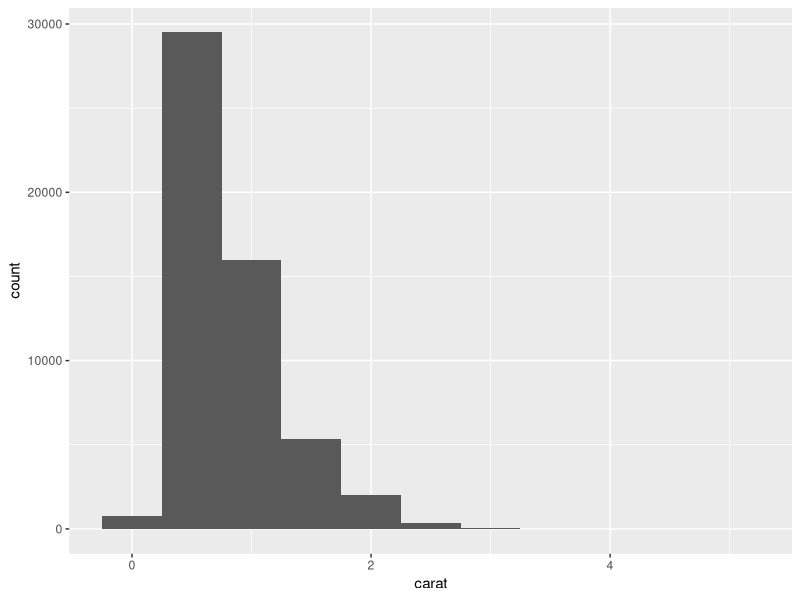
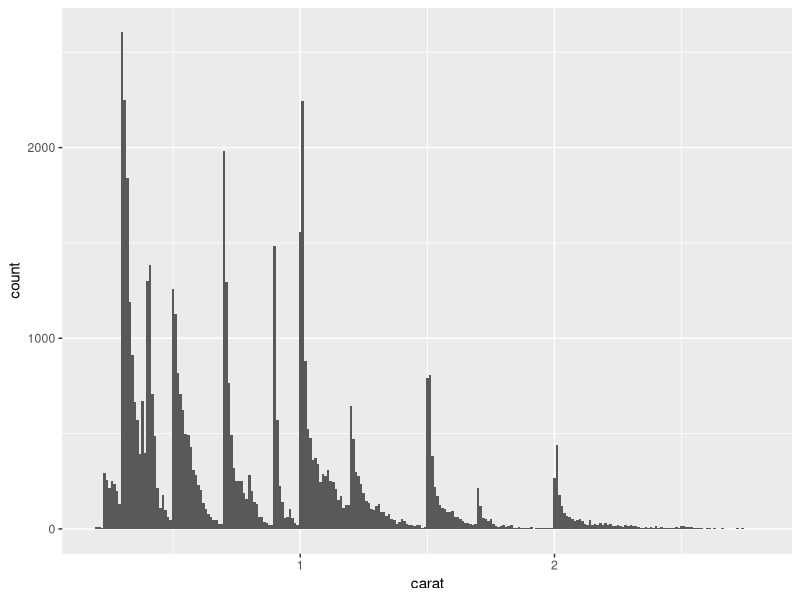
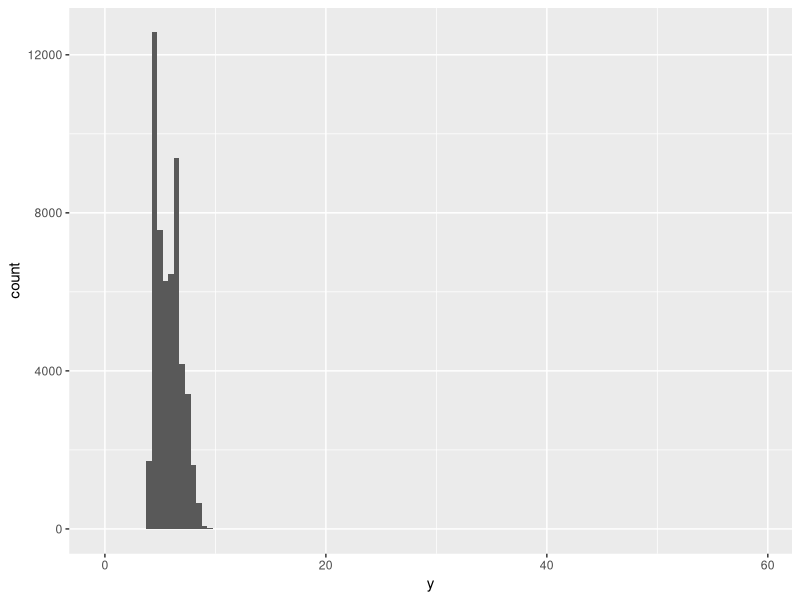
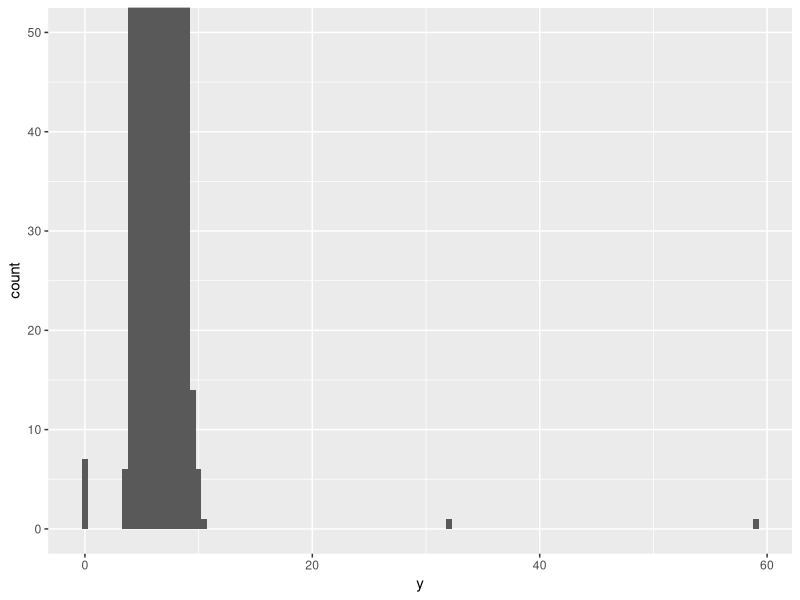
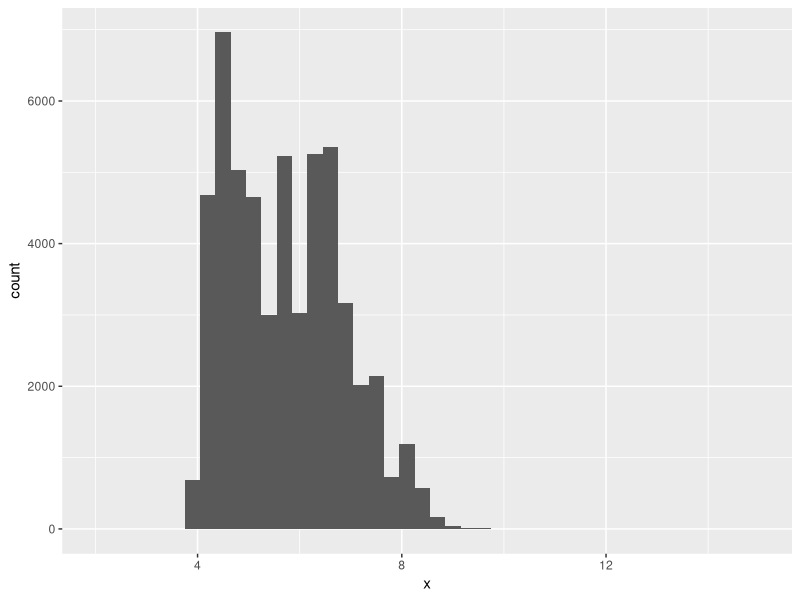
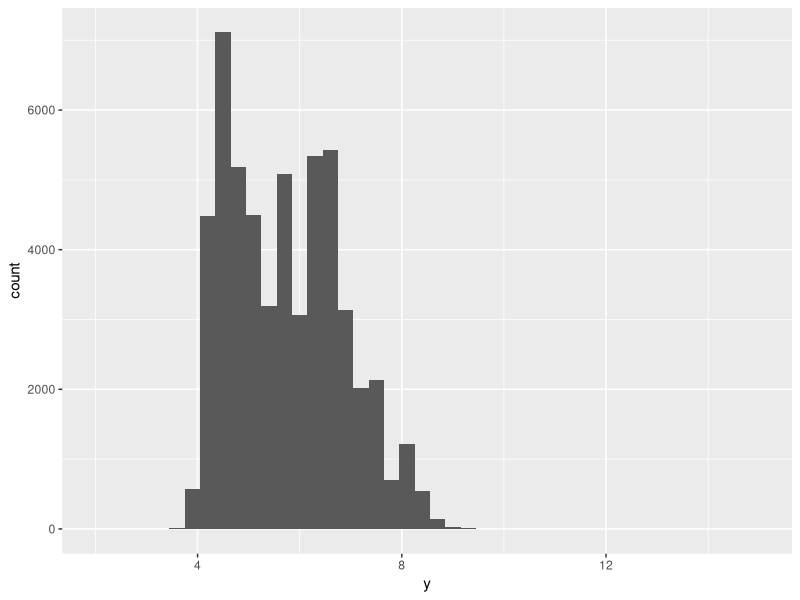
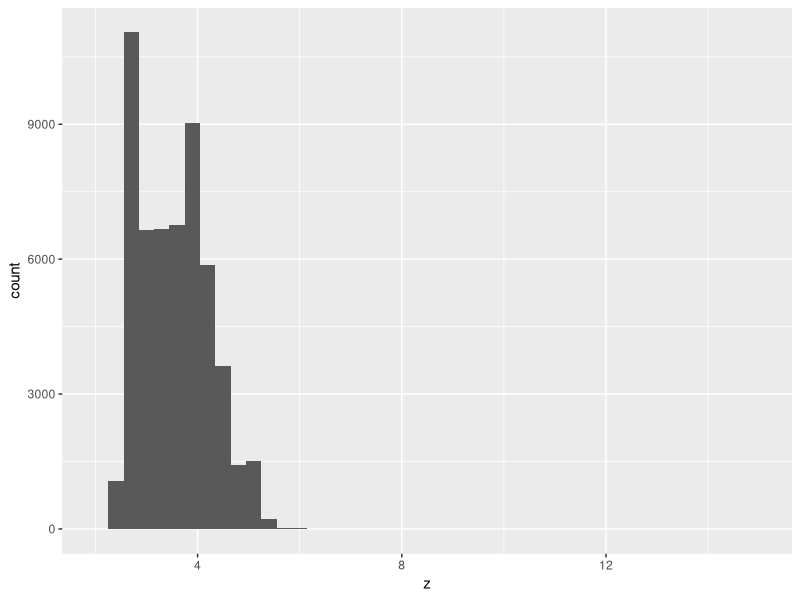
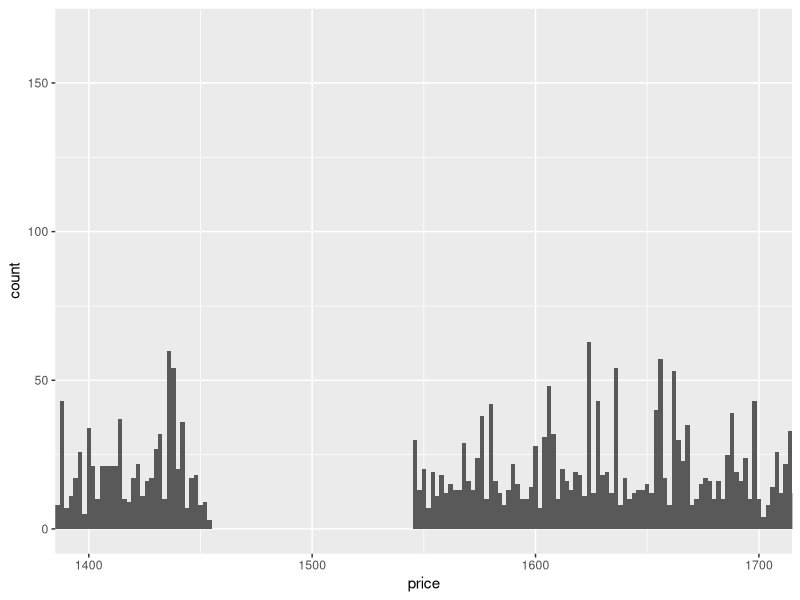

Recreate these plots in R, in order.
library(tidyverse)

# The EDA is a creative process fueled by questions and answers regarding
# data. With every answer acquired, another question can arise.

# Important Questions that will always be useful on EDA:
# What type of variation occurs within my variables?
# What type of covariation occurs between my variables?
  
# Variation -----

ggplot(diamonds, aes(x = carat)) +
  geom_histogram(binwidth = 0.5)

## Questions surrounding variables -----

### Typical values -----
# Which values are the most common? Why?
# Which values are rare? Why? Does that match your expectations?
# Can you see any unusual patterns? What might explain them?
  
smaller <- diamonds |>
  filter(carat < 3)

ggplot(smaller, aes(x = carat)) + 
  geom_histogram(binwidth = 0.01)

#### To understand the subgroups ----

# How are the observations within each subgroup similar to each other?
# How are the observations in separate clusters different from each other?
# How can you explain or describe the clusters?
# Why might the appearance of clusters be misleading?
  
### Unusual values (outliers) -----

ggplot(diamonds, aes(x=y)) + 
  geom_histogram(binwidth = 0.5)
ggplot(diamonds, aes(x=y)) +
  geom_histogram(binwidth = 0.5) +
  coord_cartesian(ylim = c(0, 50))

unusual <- diamonds |>
  filter(y < 3 | y > 20) |>
  select(price, x, y, z) |>
  arrange(y)
unusual

## Ex ----
#Explore the distribution of each of the x, y, and z variables in diamonds. What do you learn? Think about a diamond and how you might decide which dimension is the length, width, and depth.
ggplot(diamonds, aes(x = x)) +       # depth
  geom_histogram(binwidth = 0.3) +
  coord_cartesian(xlim = c(2, 15))

ggplot(diamonds, aes(x = y)) +       # width
  geom_histogram(binwidth = 0.3) +
  coord_cartesian(xlim = c(2, 15))

ggplot(diamonds, aes(x = z)) +       # length
  geom_histogram(binwidth = 0.3) +
  coord_cartesian(xlim = c(2, 15))

# Explore the distribution of price. Do you discover anything unusual or surprising? (Hint: Carefully think about the binwidth and make sure you try a wide range of values.)

ggplot(diamonds, aes(x = price)) +
  geom_histogram(binwidth = 2) +
  coord_cartesian(xlim = c(1400, 1700))
 


